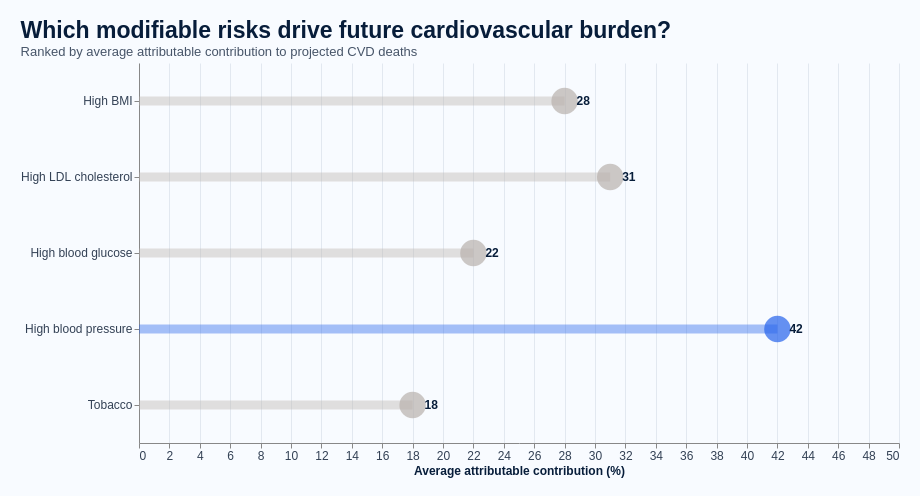

Write a Vega-Lite specification for this figure.
### Vega-Lite specification from a JSON file in a GitHub repository (floating-point values rounded to 4 significant figures)
{"$schema": "https://vega.github.io/schema/vega-lite/v5.json", "background": "#f8fbff", "padding": 20, "title": {"text": "Which modifiable risks drive future cardiovascular burden?", "subtitle": "Ranked by average attributable contribution to projected CVD deaths", "anchor": "start", "fontSize": 23, "subtitleFontSize": 13, "fontWeight": "bold", "color": "#071d3a", "subtitleColor": "#475569"}, "width": 760, "height": 380, "data": {"values": [{"risk": "High blood pressure", "value": 42}, {"risk": "High LDL cholesterol", "value": 31}, {"risk": "High BMI", "value": 28}, {"risk": "High blood glucose", "value": 22}, {"risk": "Tobacco", "value": 18}]}, "transform": [{"calculate": "0", "as": "start"}], "layer": [{"mark": {"type": "rule", "strokeWidth": 9, "opacity": 0.4}, "encoding": {"y": {"field": "risk", "type": "nominal", "sort": "-x", "title": null}, "x": {"field": "start", "type": "quantitative", "scale": {"domain": [0, 50]}, "axis": {"grid": true, "gridColor": "#e2e8f0", "title": "Average attributable contribution (%)"}}, "x2": {"field": "value"}, "color": {"condition": {"test": "datum.risk == 'High blood pressure'", "value": "#2563eb"}, "value": "#b8b1ad"}}}, {"mark": {"type": "circle", "size": 700}, "encoding": {"y": {"field": "risk", "type": "nominal", "sort": "-x", "title": "Risk factor"}, "x": {"field": "value", "type": "quantitative"}, "color": {"condition": {"test": "datum.risk == 'High blood pressure'", "value": "#2563eb"}, "value": "#b8b1ad"}, "tooltip": [{"field": "risk", "title": "Risk factor"}, {"field": "value", "title": "Contribution (%)"}]}}, {"mark": {"type": "text", "align": "left", "dx": 12, "fontSize": 12, "fontWeight": "bold", "color": "#071d3a"}, "encoding": {"y": {"field": "risk", "type": "nominal", "sort": "-x"}, "x": {"field": "value", "type": "quantitative"}, "text": {"field": "value", "type": "quantitative", "format": ".0f"}}}], "config": {"view": {"stroke": null}, "axis": {"labelFontSize": 12, "titleFontSize": 12, "labelColor": "#334155", "titleColor": "#071d3a"}}}
